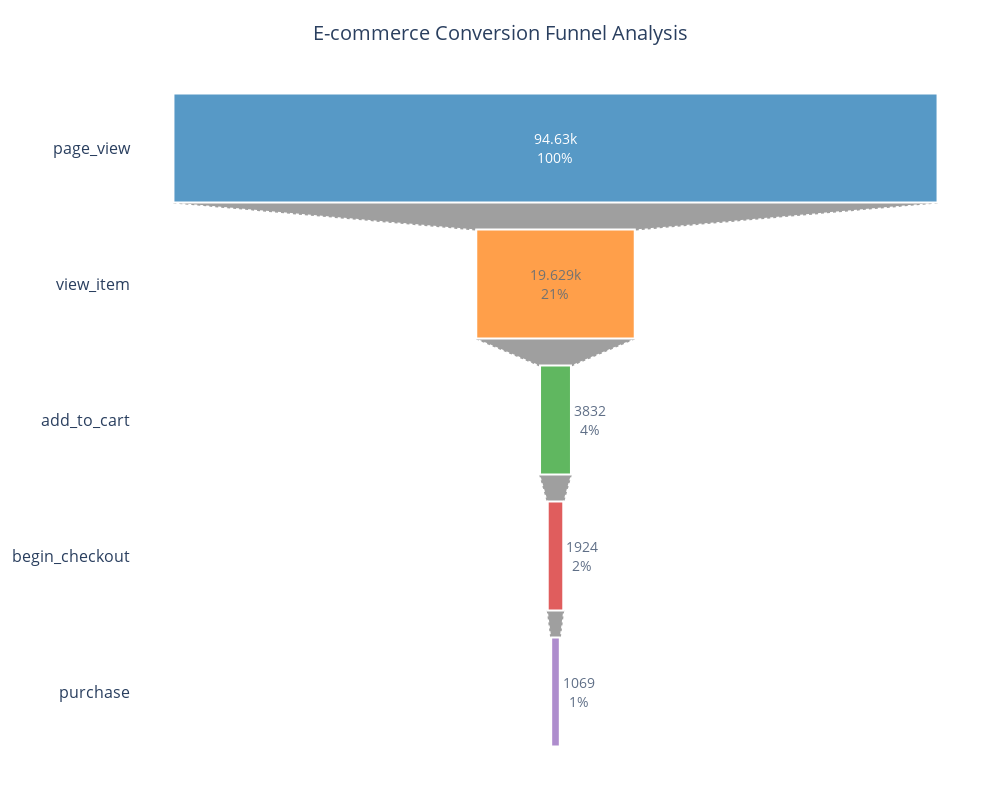

Here is the notebook cell this chart was saved with:
### Code cell
import plotly.graph_objects as go

# funnel data
funnel_data = {
    'stage': event_names,
    'users': unique_users
}

# Create figure and set text to appear outside funnel as needed using the "auto" text position setting
fig = go.Figure(go.Funnel(
    y=funnel_data['stage'],
    x=funnel_data['users'],
    textposition="auto",  # Let Plotly choose best position
    textinfo="value+percent initial",  # Simplified text
    textfont_size=14,     # Larger base font size
    opacity=0.75,
    marker={
        "color": ["#1f77b4", "#ff7f0e", "#2ca02c", "#d62728", "#9467bd"],
        "line": {"width": 2, "color": "white"}
    },
    connector={"line": {"color": "gray", "dash": "dot", "width": 2}}
))

# funnel layout
fig.update_layout(
    title={
        'text': "E-commerce Conversion Funnel Analysis",
        'x': 0.5,
        'xanchor': 'center',
        'font': {'size': 20}
    },
    font_size=16,         # Increased overall font size
    width=1000,
    height=800,           # Taller to give more room
    margin=dict(l=20, r=20, t=80, b=40),
    paper_bgcolor='white',
    plot_bgcolor='white'
)

fig.show()

### Figure 1 — Plotly figure (JSON) as saved in the notebook; plotly's stock layout.template omitted (floating-point values rounded to 4 significant figures)
{"data": [{"connector": {"line": {"color": "gray", "dash": "dot", "width": 2}}, "marker": {"color": ["#1f77b4", "#ff7f0e", "#2ca02c", "#d62728", "#9467bd"], "line": {"color": "white", "width": 2}}, "opacity": 0.75, "textfont": {"size": 14}, "textinfo": "value+percent initial", "textposition": "auto", "type": "funnel", "x": [94630, 19629, 3832, 1924, 1069], "y": ["page_view", "view_item", "add_to_cart", "begin_checkout", "purchase"]}], "layout": {"font": {"size": 16}, "height": 800, "margin": {"b": 40, "l": 20, "r": 20, "t": 80}, "paper_bgcolor": "white", "plot_bgcolor": "white", "title": {"font": {"size": 20}, "text": "E-commerce Conversion Funnel Analysis", "x": 0.5, "xanchor": "center"}, "width": 1000, "xaxis": {"autorange": true, "range": [-52570.0, 52570.0], "type": "linear"}, "yaxis": {"autorange": false, "range": [4.5, -0.5], "type": "category"}}}
